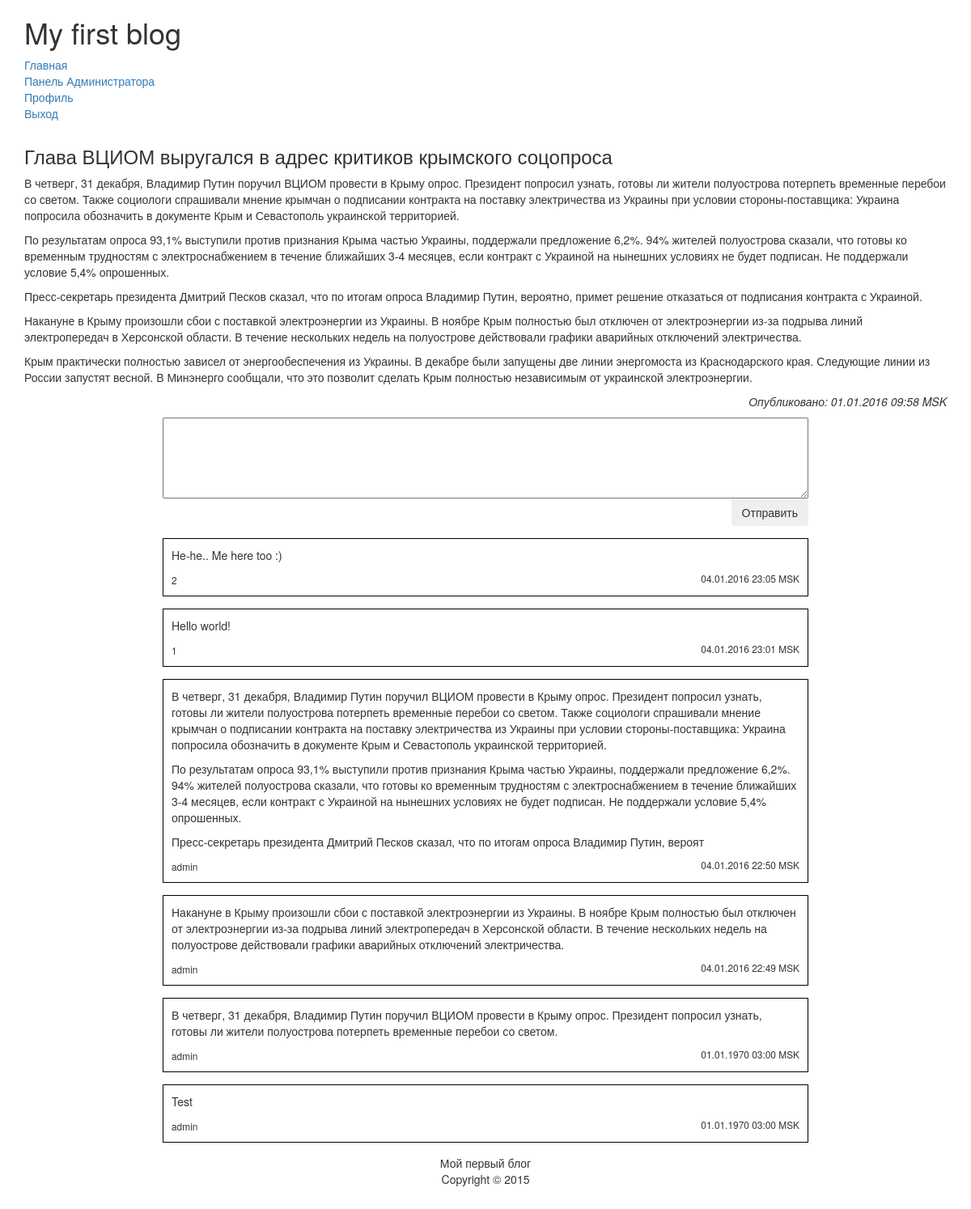
Screenshot of /?section=article&id=1 (signed in) with the database file from the repository.
### tables this page shows
CREATE TABLE "articles" (
	`id`	INTEGER NOT NULL PRIMARY KEY AUTOINCREMENT,
	`title`	TEXT,
	`content`	TEXT,
	`timestamp`	INTEGER
);

CREATE TABLE "comments" (
	`id`	INTEGER NOT NULL PRIMARY KEY AUTOINCREMENT,
	`refer_to`	INTEGER,
	`text`	TEXT,
	`timestamp`	INTEGER NOT NULL,
	`article_id`	INTEGER NOT NULL,
	`username`	TEXT NOT NULL
);

### index.php (called while the page is built, shortened)
<?php
require_once ROOT_DIR.'preamble.php';
require_once CLASS_DIR.'blog.php';
$blog = new Blog($db);
$blog->set_title("My first blog");
require_once INCLUDE_DIR.'sections.php';
include TEMPLATE_DIR.'main.php';
?>

### includes/sections.php (called while the page is built, shortened)
<?php
$section = isset($_GET['section']) ? $_GET['section'] : null;
$id = isset($_GET['id']) ? $_GET['id'] : null;
$blog->add_menu_entry('home', 'Главная', ROOT_DIR);
if ($_SESSION['username'] != null) {
	if ($_SESSION['username'] == 'admin') {
		$blog->add_menu_entry('admin', 'Панель Администратора', ROOT_DIR.'?section=admin');
		$blog->add_menu_entry('add', 'Добавить статью', ROOT_DIR.'?section=admin_form', false);
	}
	$blog->add_menu_entry('profile', 'Профиль', ROOT_DIR.'?section=profile');
	$blog->add_menu_entry('logout', 'Выход', SCRIPT_DIR.'actions.php?action=logout');
} else {
	$blog->add_menu_entry('login', 'Вход/Регистрация', ROOT_DIR.'?section=auth');
}
switch ($section) {
	case 'article':
		if ($id) {
			require_once(CLASS_DIR.'articles.php');
			$article = (new Articles($db))->get($id);
			$article['content'] = $blog->parse($article['content']);
			require_once(CLASS_DIR.'comments.php');
			$comment_list = (new Comments($db))->get_all($id);
		} else {
			header('Location: '.ROOT_DIR);
		}
		break;
}
?>

### includes/class/articles.php (called while the page is built, shortened)
<?php
class Articles {
	private $db;
	private $date_format;
	public function __construct($db, $date_format = 'd.m.Y H:i T') {
		$this->db = $db;
		$this->date_format = $date_format;
	}
	public function get($id) {
		$return = false;
		if ($this->db) {
			$id = (int) $id;
			$query = "SELECT * FROM articles WHERE id='$id';";
			$result = $this->db->query($query);
			if ($result) {
				$return = $result->fetchArray(SQLITE3_ASSOC);
				$return['date'] = date($this->date_format, $return['timestamp']);
			}
		}
		return $return;
	}
}
?>

### includes/class/blog.php (called while the page is built, shortened)
<?php
class Blog {
	public function parse($str) {
		$str_formated = explode("\r\n", $str);
		$tags_pseudo = array ('[b]', '[/b]', '[em]', '[/em]', '[url]', '[/url/]', '[/url]', '[img]', '[/img]');
		$tags_html = array ('<strong>', '</strong>', '<em>', '</em>', '<a href="', '">', '</a>', '<img src="', '">');
		return $str_formated;
	}
}
?>

### includes/class/comments.php (called while the page is built, shortened)
<?php
class Comments {
	private $db;
	private $date_format;
	public function __construct($db, $date_format = 'd.m.Y H:i T') {
		$this->db = $db;
		$this->date_format = $date_format;
	}
	public function get_all($article_id) {
		$return = false;
		$article_id = (int) $article_id;
		$query = "SELECT * FROM comments WHERE article_id = '$article_id' ORDER BY timestamp DESC;";
		$result = $this->db->query($query);
		if($result) {
			while (true) {
				$row = $result->fetchArray(SQLITE3_ASSOC);
				if ($row) {
					$row['text'] = htmlentities($row['text']);
					$row['date'] = date($this->date_format, $row['timestamp']);
					$return[] = $row;
				} else {
					break;
				}
			}
		}
		return $return;
	}
}
?>

### includes/templates/article.php (the view, shortened to what this page needs)
<article class='article'>
  <h3><?=$article['title']?></h3>
<?php foreach ($article['content'] as $string) : ?>
  <p><?=$string?></p>
<?php endforeach; ?>
  <p class='date'>Опубликовано: <?=$article['date']?></p>
</article>
<section class='comment-list'>
<?php if ($_SESSION['username']) : ?>
  <form method='post' action='<?=SCRIPT_DIR.'actions.php?action=add_comment&id='.$_GET['id']?>'>
    <textarea name='text' required><?=$post_text?></textarea>
    <input type='submit' class='btn' value='Отправить'>
  </form>
<?php endif; ?>
<?php if ($comment_list) : ?>
<?php foreach ($comment_list as $comment) : ?>
  <article class='comment'>
    <section class='comment-body'>
<?php $comment['text'] = $blog->parse($comment['text']) ?>
<?php foreach ($comment['text'] as $string) : ?>
      <p><?=$string?></p>
<?php endforeach; ?>
    </section>
    <small>
      <span class='username'><?=$comment['username']?></span><span class='date'><?=$comment['date']?></span>
    </small>
  </article>
<?php endforeach; ?>
<?php endif; ?>
</section>

### style/style.css (style rules this page uses)
.article { margin-top: 30px; }
.article p.date { text-align: right; font-style: italic; }
.comment-list { width: 70%; margin: auto; }
.comment-list form { text-align: right; }
.comment-list textarea { display: block; width: 100%; height: 100px; }
.comment { margin: 15px 0; border: 1px solid black; padding: 10px; clear: both; }
.comment .date { float: right; }

### rows the page displays
articles: title "Глава ВЦИОМ выругался в адрес критиков крымского соцопроса"
comments: string "He-he.. Me here too :)", username "2", date "04.01.2016 23:05 MSK"
comments: string "Hello world!", username "1", date "04.01.2016 23:01 MSK"
comments: string "В четверг, 31 декабря, Владимир Путин поручил ВЦИОМ провести в Крыму опрос. Президент попросил узнать, готовы ли жители полуострова потерпеть временные перебои со светом. Также социологи спрашивали мнение крымчан о подписании контракта на поставку электричества из Украины при условии стороны-поставщика: Украина попросила обозначить в документе Крым и Севастополь украинской территорией.", string "По результатам опроса 93,1% выступили против признания Крыма частью Украины, поддержали предложение 6,2%. 94% жителей полуострова сказали, что готовы ко временным трудностям с электроснабжением в течение ближайших 3-4 месяцев, если контракт с Украиной на нынешних условиях не будет подписан. Не поддержали условие 5,4% опрошенных.", string "Пресс-секретарь президента Дмитрий Песков сказал, что по итогам опроса Владимир Путин, вероят", username "admin", date "04.01.2016 22:50 MSK"
comments: string "Накануне в Крыму произошли сбои с поставкой электроэнергии из Украины. В ноябре Крым полностью был отключен от электроэнергии из-за подрыва линий электропередач в Херсонской области. В течение нескольких недель на полуострове действовали графики аварийных отключений электричества.", username "admin", date "04.01.2016 22:49 MSK"
comments: string "В четверг, 31 декабря, Владимир Путин поручил ВЦИОМ провести в Крыму опрос. Президент попросил узнать, готовы ли жители полуострова потерпеть временные перебои со светом.", username "admin", date "01.01.1970 03:00 MSK"
comments: string "Test", username "admin", date "01.01.1970 03:00 MSK"

### other values shown
$blog->get_title() "My first blog"
$item['name'] "Главная"
$item['name'] "Панель Администратора"
$item['name'] "Профиль"
$item['name'] "Выход"
$string "Пресс-секретарь президента Дмитрий Песков сказал, что по итогам опроса Владимир Путин, вероятно, примет решение отказаться от подписания контракта с Украиной."
$article['date'] "01.01.2016 09:58 MSK"
